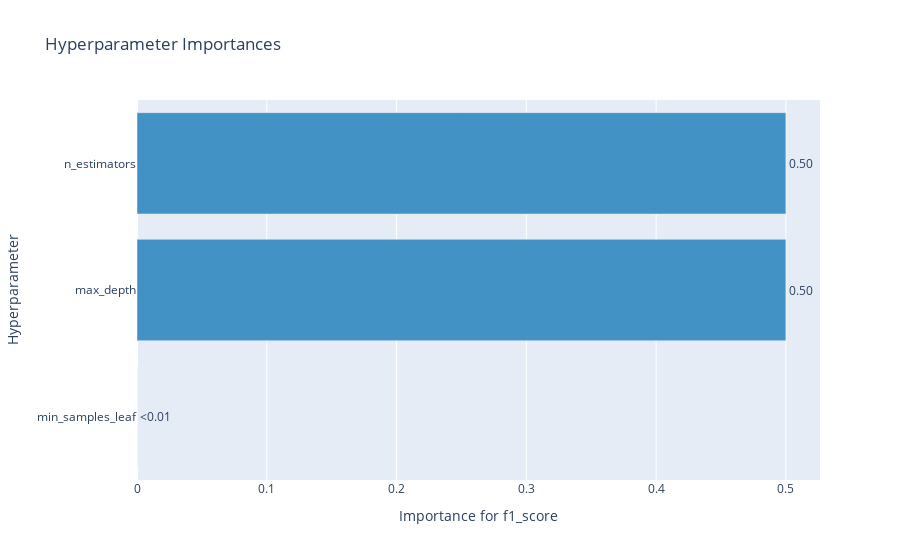

The code cell stored with this chart in its notebook:
### Code cell
optuna.visualization.plot_param_importances(study, target_name="f1_score")

### Figure 1 — Plotly figure (JSON) as saved in the notebook; plotly's stock layout.template omitted (floating-point values rounded to 4 significant figures)
{"data": [{"cliponaxis": false, "hovertemplate": ["min_samples_leaf (IntDistribution): 0.0<extra></extra>", "max_depth (IntDistribution): 0.5<extra></extra>", "n_estimators (IntDistribution): 0.5<extra></extra>"], "marker": {"color": "rgb(66,146,198)"}, "orientation": "h", "text": ["<0.01", "0.50", "0.50"], "textposition": "outside", "type": "bar", "x": [0, 0.5, 0.5], "y": ["min_samples_leaf", "max_depth", "n_estimators"]}], "layout": {"showlegend": false, "title": {"text": "Hyperparameter Importances"}, "xaxis": {"title": {"text": "Importance for f1_score"}}, "yaxis": {"title": {"text": "Hyperparameter"}}}}
